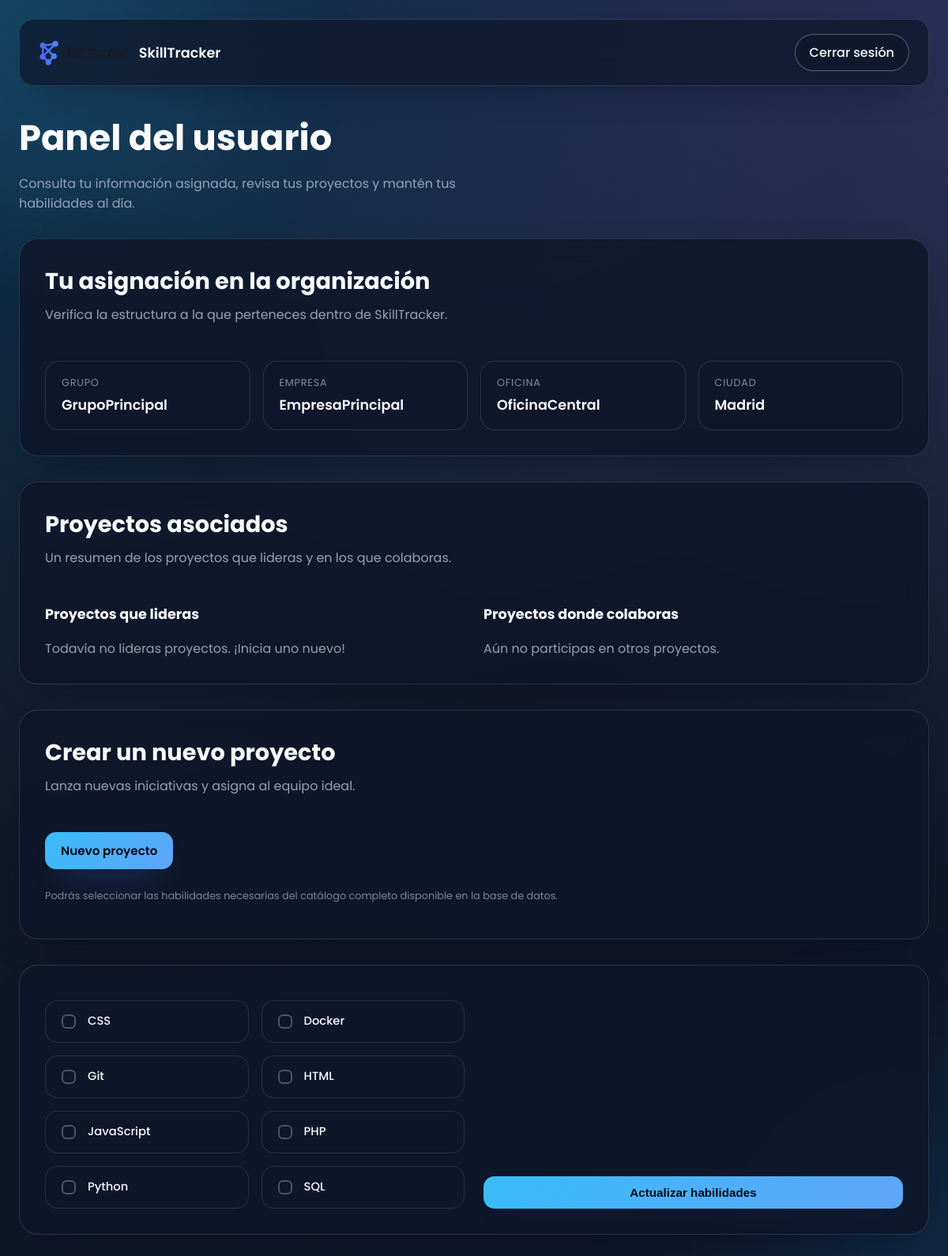
The app's page /dashboard_user.php (signed in) with its own data.
### tables this page shows
CREATE TABLE usuarios (
  id INT AUTO_INCREMENT PRIMARY KEY,
  nombre VARCHAR(100) NOT NULL,
  apellido_paterno VARCHAR(100) NOT NULL,
  apellido_materno VARCHAR(100),
  email VARCHAR(255) NOT NULL UNIQUE,
  password_hash VARCHAR(255) NOT NULL,
  oficina_id INT NOT NULL,
  empresa_id INT NOT NULL,
  ciudad VARCHAR(255) NOT NULL,
  es_admin BOOLEAN NOT NULL DEFAULT 0,
  FOREIGN KEY (oficina_id) REFERENCES oficinas(id) ON DELETE RESTRICT ON UPDATE CASCADE,
  FOREIGN KEY (empresa_id) REFERENCES empresas(id) ON DELETE RESTRICT ON UPDATE CASCADE
);

CREATE TABLE grupos (
  id INT AUTO_INCREMENT PRIMARY KEY,
  nombre VARCHAR(255) NOT NULL UNIQUE
);

CREATE TABLE empresas (
  id INT AUTO_INCREMENT PRIMARY KEY,
  nombre VARCHAR(255) NOT NULL UNIQUE,
  grupo_id INT DEFAULT NULL,
  FOREIGN KEY (grupo_id) REFERENCES grupos(id) ON DELETE SET NULL ON UPDATE CASCADE
);

CREATE TABLE oficinas (
  id INT AUTO_INCREMENT PRIMARY KEY,
  nombre VARCHAR(255) NOT NULL,
  empresa_id INT NOT NULL,
  ciudad VARCHAR(255) NOT NULL,
  UNIQUE(nombre, ciudad),
  FOREIGN KEY (empresa_id) REFERENCES empresas(id) ON DELETE RESTRICT ON UPDATE CASCADE
);

CREATE TABLE habilidades (
  id INT AUTO_INCREMENT PRIMARY KEY,
  nombre VARCHAR(255) NOT NULL UNIQUE
);

### Web/dashboard_user.php (the view, shortened to what this page needs)
<?php
require_once 'db.php';
$id_usuario = $_SESSION['usuario_id'];
$stmt = $pdo->prepare("
  SELECT u.nombre,
         u.apellido_paterno,
         u.apellido_materno,
         u.ciudad AS ciudad_usuario,
         e.nombre AS empresa_nombre,
         o.nombre AS oficina_nombre,
         o.ciudad AS oficina_ciudad,
         g.nombre AS grupo_nombre
  FROM usuarios u
  LEFT JOIN empresas e ON u.empresa_id = e.id
  LEFT JOIN oficinas o ON u.oficina_id = o.id
  LEFT JOIN grupos g ON e.grupo_id = g.id
  WHERE u.id = ?
");
$stmt->execute([$id_usuario]);
$usuario_info = $stmt->fetch(PDO::FETCH_ASSOC);
$ciudad_asignada = null;
if ($usuario_info) {
  $ciudad_asignada = $usuario_info['oficina_ciudad'] ?: $usuario_info['ciudad_usuario'];
}
$habilidades = $pdo->query("SELECT * FROM habilidades ORDER BY nombre")->fetchAll();
$stmt = $pdo->prepare("SELECT habilidad_id FROM usuario_habilidad WHERE usuario_id = ?");
$stmt->execute([$id_usuario]);
$habilidades_usuario_ids = array_column($stmt->fetchAll(), 'habilidad_id');
$stmt = $pdo->prepare("SELECT * FROM proyectos WHERE creador_id = ? ORDER BY id DESC");
$stmt->execute([$id_usuario]);
$proyectos_creados = $stmt->fetchAll(PDO::FETCH_ASSOC);
$stmt = $pdo->prepare("
  SELECT p.*
  FROM proyectos p
  INNER JOIN proyecto_usuario pu ON pu.proyecto_id = p.id
  WHERE pu.usuario_id = ? AND p.creador_id != ?
  ORDER BY p.id DESC
");
$stmt->execute([$id_usuario, $id_usuario]);
$proyectos_participa = $stmt->fetchAll(PDO::FETCH_ASSOC);
?>
<!DOCTYPE html>
<html lang="es">
<head>
  <link rel="stylesheet" href="/css/dashboard.css">
</head>
<body class="dashboard-body">
  <div class="top-bar">
    <div class="top-bar-brand">
      <img src="/images/SkillTrackerLogo.png" alt="Logo SkillTracker">
      <span>SkillTracker</span>
    </div>
    <a href="logout.php" class="logout-button">Cerrar sesión</a>
  </div>
  <main class="main-content">
    <header class="page-header">
      <h1>Panel del usuario</h1>
      <p>Consulta tu información asignada, revisa tus proyectos y mantén tus habilidades al día.</p>
    </header>
    <section class="panel-section">
      <div class="card info-card">
        <div class="section-heading">
          <h2>Tu asignación en la organización</h2>
          <p>Verifica la estructura a la que perteneces dentro de SkillTracker.</p>
        </div>
        <div class="info-grid">
          <div class="info-grid-item">
            <span class="info-label">Grupo</span>
            <span class="info-value">
              <?= $usuario_info && $usuario_info['grupo_nombre'] ? htmlspecialchars($usuario_info['grupo_nombre']) : 'Sin grupo asignado' ?>
            </span>
          </div>
          <div class="info-grid-item">
            <span class="info-label">Empresa</span>
            <span class="info-value">
              <?= $usuario_info && $usuario_info['empresa_nombre'] ? htmlspecialchars($usuario_info['empresa_nombre']) : 'Sin empresa asignada' ?>
            </span>
          </div>
          <div class="info-grid-item">
            <span class="info-label">Oficina</span>
            <span class="info-value">
              <?= $usuario_info && $usuario_info['oficina_nombre'] ? htmlspecialchars($usuario_info['oficina_nombre']) : 'Sin oficina asignada' ?>
            </span>
          </div>
          <div class="info-grid-item">
            <span class="info-label">Ciudad</span>
            <span class="info-value">
              <?= $usuario_info && $ciudad_asignada ? htmlspecialchars($ciudad_asignada) : 'Sin ciudad asignada' ?>
            </span>
          </div>
        </div>
      </div>
    </section>
    <section class="panel-section">
      <div class="card list-card">
        <div class="section-heading">
          <h2>Proyectos asociados</h2>
          <p>Un resumen de los proyectos que lideras y en los que colaboras.</p>
        </div>
        <div class="projects-grid">
          <div class="project-column">
            <h3 class="column-title">Proyectos que lideras</h3>
            <?php if ($proyectos_creados): ?>
              <ul class="project-list">
                <?php foreach ($proyectos_creados as $p): ?>
                  <li class="project-item">
                    <h4><?= htmlspecialchars($p['nombre']) ?></h4>
                    <?php if (!empty($p['descripcion'])): ?>
                      <p><?= nl2br(htmlspecialchars($p['descripcion'])) ?></p>
                    <?php else: ?>
                      <p class="empty-state">Sin descripción disponible.</p>
                    <?php endif; ?>
                    <div class="project-meta">
                      <span class="status-pill status-<?= strtolower(str_replace(' ', '-', $p['estado'] ?? 'No definido')) ?>">
                        <?= htmlspecialchars($p['estado'] ?? 'Sin estado') ?>
                      </span>
                      <span>ID #<?= htmlspecialchars($p['id']) ?></span>
                    </div>
                  </li>
                <?php endforeach; ?>
              </ul>
            <?php else: ?>
              <p class="empty-state">Todavía no lideras proyectos. ¡Inicia uno nuevo!</p>
            <?php endif; ?>
          </div>
          <div class="project-column">
            <h3 class="column-title">Proyectos donde colaboras</h3>
            <?php if ($proyectos_participa): ?>
              <ul class="project-list">
                <?php foreach ($proyectos_participa as $p): ?>
                  <li class="project-item">
                    <h4><?= htmlspecialchars($p['nombre']) ?></h4>
                    <?php if (!empty($p['descripcion'])): ?>
                      <p><?= nl2br(htmlspecialchars($p['descripcion'])) ?></p>
                    <?php else: ?>
                      <p class="empty-state">Sin descripción disponible.</p>
                    <?php endif; ?>
                    <div class="project-meta">
                      <span class="status-pill status-<?= strtolower(str_replace(' ', '-', $p['estado'] ?? 'No definido')) ?>">
                        <?= htmlspecialchars($p['estado'] ?? 'Sin estado') ?>
                      </span>
                      <span>ID #<?= htmlspecialchars($p['id']) ?></span>
                    </div>
                  </li>
                <?php endforeach; ?>
              </ul>
            <?php else: ?>
              <p class="empty-state">Aún no participas en otros proyectos.</p>
            <?php endif; ?>
          </div>
        </div>
      </div>
    </section>
    <section class="panel-section">
      <div class="card action-card">
        <div class="section-heading">
          <h2>Crear un nuevo proyecto</h2>
          <p>Lanza nuevas iniciativas y asigna al equipo ideal.</p>
        </div>
        <div class="action-content">
          <a class="primary-button" href="nuevo_proyecto.php">Nuevo proyecto</a>
          <p class="field-hint">Podrás seleccionar las habilidades necesarias del catálogo completo disponible en la base de datos.</p>
        </div>
      </div>
    </section>
    <section class="panel-section">
      <div class="card form-card">
        <form method="POST" class="form-grid skill-form">
          <div class="checkbox-grid">
            <?php foreach ($habilidades as $hab): ?>
              <label class="checkbox-tile">
                <input type="checkbox" name="habilidades[]" value="<?= $hab['id'] ?>"
                  <?= in_array($hab['id'], $habilidades_usuario_ids) ? 'checked' : '' ?>>
                <span><?= htmlspecialchars($hab['nombre']) ?></span>
              </label>
            <?php endforeach; ?>
          </div>
          <button type="submit" class="primary-button">Actualizar habilidades</button>
        </form>
      </div>
    </section>
  </main>
</body>
</html>

### records on screen
usuarios: grupos.nombre "GrupoPrincipal", empresa.nombre "EmpresaPrincipal", oficina.nombre "OficinaCentral", oficina.ciudad "Madrid"
habilidades: nombre "CSS"
habilidades: nombre "Docker"
habilidades: nombre "Git"
habilidades: nombre "HTML"
habilidades: nombre "JavaScript"
habilidades: nombre "PHP"
habilidades: nombre "Python"
habilidades: nombre "SQL"
